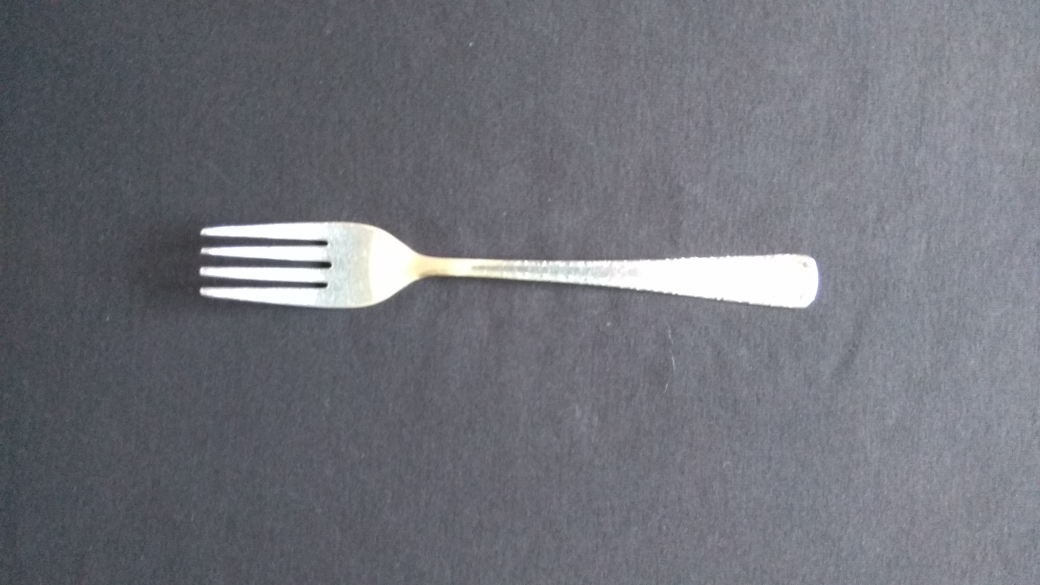
#> input picture photos/fork1.jpg, 4160 x 2340 px (shown at 1/4 size)
$ python -i recognition.py   (imports and definitions only)   (older library calls are emulated)
#> lines starting #> are read from the running program, lines starting #| are printed output that depends on the picture; after the words box and inside, x2 and y2 are one past the last pixel; in counts of white or black regions, pixels touching at a corner belong together
# -*- coding: utf-8 -*-
"""
Created on Tue Oct 16 22:51:13 2018

@author: hokl3
"""

import numpy as np
import matplotlib.pyplot as plt
import matplotlib.patches as mpatch
from skimage import io as skio
import skimage
import skimage.segmentation
from skimage import filters, measure, morphology, restoration, transform
import scipy
import pandas as pd
from skimage.color import rgb2gray

TARGET_SIZE = (720,1280)

def sep_and_strip_img(image):
    image_labels, segments = measure.label(image, background=0, return_num=True)
#    print("there were {} segments".format(segments))

    # remove artifacts connected to image border
    #cleared_labeled = skimage.segmentation.clear_border(image_labels)
    return image_labels

# [4 lines left out: function downsize, not called in this run]

def read_image(name):
    image = skio.imread(name)
    return rgb2gray(downsize(image))

# [6 lines left out: function edge_filter, not called in this run]

def otsu_process(image,threshold = 1):
#> called with threshold = 1
    threshold_val = filters.threshold_otsu(image)
#> threshold_val = 176
    masked = morphology.closing(image > threshold_val*threshold)
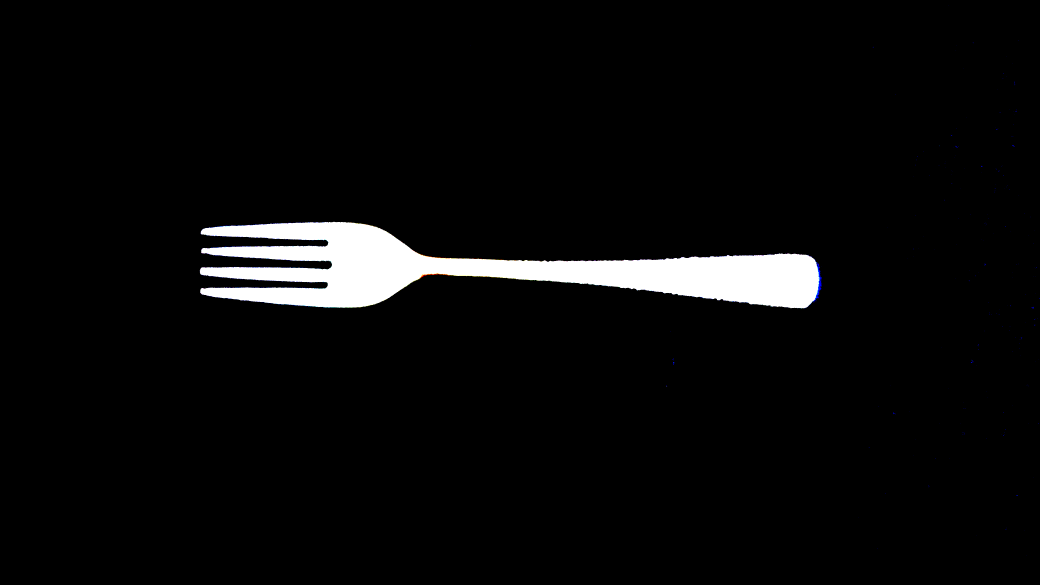
#> masked: shape (2340, 4160, 3) bool (shown at 1/4 size); mean R, G, B 0.0412, 0.0412, 0.0416
    masked = filters.gaussian(masked)
    final = sep_and_strip_img(masked)
#> in sep_and_strip_img, `image_labels, segments = measure.label(image, background=0, return_num..`:
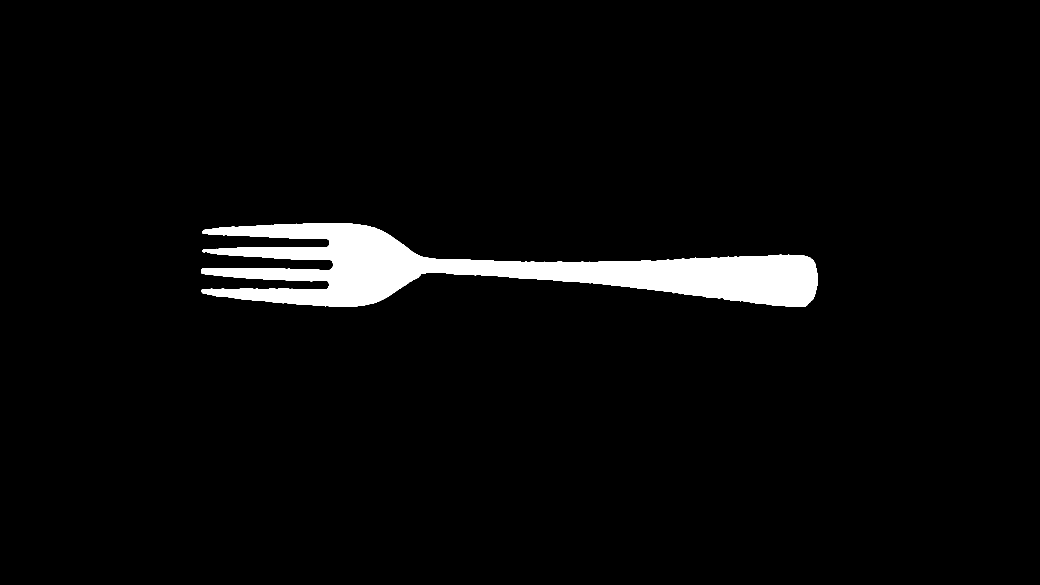
#> image_labels: shape (2340, 4160, 3) int64 (shown at 1/4 size); values 0 (black) and 1 (white), 3.7% white; 1 white region, box (x1, y1, x2, y2) and area: (804, 892, 3271, 1228) 360282
#> in sep_and_strip_img, `image_labels, segments = measure.label(image, background=0, return_num..`: segments = 1
    return final

# [189 lines left out: functions mean_process, get_region, region_transform, recognise_dim, create_pd_frame, new_plot and 2 more, not called in this run]
# [9 lines of commented-out code are left out]

>>> import cv2
>>> picture = cv2.cvtColor(cv2.imread('photos/fork1.jpg'), cv2.COLOR_BGR2RGB)
>>> result = otsu_process(picture)
